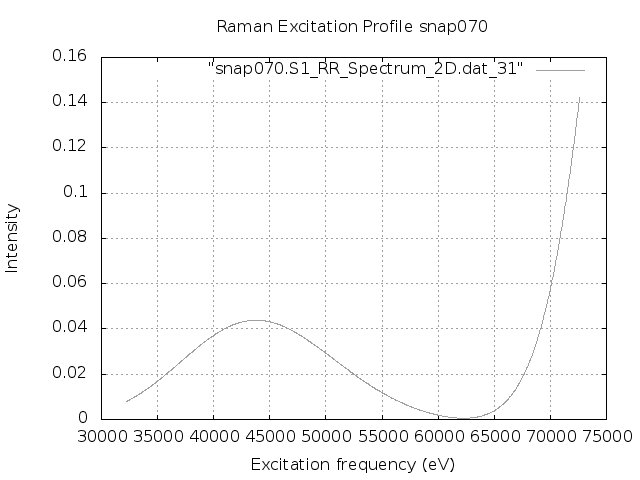

The script that saved this image:
set terminal png
set output "snap070.S1.REP_frozen.png"
set xlabel 'Excitation frequency (eV)'
set ylabel 'Intensity'
set title "Raman Excitation Profile snap070"
set grid
set autoscale
plot "snap070.S1_RR_Spectrum_2D.dat_31" with lines lc "blue"
exit
